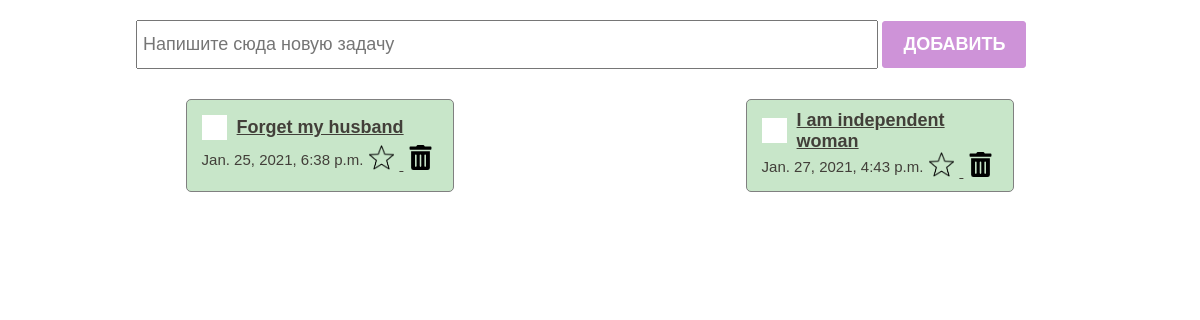
/test, run on the app's committed database.
### main/models.py (models this page shows)
class ToDo(models.Model):
 text = models.CharField(max_length=100)
 created_at = models.DateTimeField(auto_now_add=True)
 is_closed = models.BooleanField(default=False)
 is_favourite = models.BooleanField(default=False)

### main/views.py (the view)
# urls.py: path('test', test, name="test"),
def test(request):
  todo_list = ToDo.objects.all()
  return render(request, "test.html", {"todo_list":todo_list})

### main/templates/test.html (shortened to what this page needs)
{% load static%}
<!DOCTYPE html>
<html lang="en">
<head>
  <link rel="stylesheet" href="{% static 'styles.css'%}">
  <link rel="stylesheet" href="{% static 'checkbox.css'%}">
</head>
<body>
  <section>
    <div class="createContainer">
      <form action="{%url 'add-todo'%}" method="POST">
          <input class="creatInput" type="text" placeholder="Напишите сюда новую задачу" name="todo_text">
          <button class="creatBtn">Добавить</button>
      </form>
    </div>
    <div class="toDoContainer">
      {% for todo in todo_list %}
       <div class="toDoItem
       ">
          <div class="toDoItemHeader">
             <label class="checkBoxContainer">
               <span class="checkMark"></span>
             </label>
             <h4><a href="{% url 'close-todo' todo.id %}"> {{todo.text}} </a></h4>
          </div>
          <div class="toDoItemFooter">
            <p>{{todo.created_at}}</p>
            <div class="actionBtns">
              {% if todo.is_favourite %}
                <a href="{% url 'mark-todo' todo.id %}">
                  <img src="{% static  'images/star.png'%}" alt="">
                </a>
              {%else%}
                <a href="{% url 'mark-todo' todo.id %}">
                  <img src="{% static  'images/uncolor-star.png'%}" alt="">
                </a>
              {%endif%}
                <a href="{% url 'delete-todo' todo.id %}">
                    <img src="{% static  'images/trash-alt-solid.svg'%}" alt="">
                </a>
            </div>
          </div>
       </div>
       {%endfor%}
       </div>
  </section>
</body>
</html>

### main/static/styles.css (style rules this page uses)
* { box-sizing: border-box; margin: 0; padding: 0; color: rgb(66, 63, 57); }
section { width: 100%; padding: 20px; display: flex; flex-direction: column; align-items: center; }
.createContainer { width: 80%; }
.creatInput { padding: 12px 5px; font-size: 18px; width: 80%; }
.creatBtn { padding: 12px 20px; background-color: #ce93d8; border: 1px solid #ce93d8; color: white; font-size: 18px; text-transform: uppercase; font-weight:bold; border-radius: 3px; cursor: pointer; }
.toDoContainer { padding: 30px 20px; display: flex; justify-content: space-around; flex-wrap: wrap; width: 100%; }
.toDoItem { border: 1px solid gray; border-radius: 5px; width: 24%; padding: 10px 15px; background-color: #c8e6c9; margin-bottom: 20px; }
.toDoItemHeader { display: flex; align-items: center; min-height: 35px; }
.toDoItemHeader h4 { font-size: 18px; font-family: sans-serif; text-decoration: none; }
.toDoItemFooter p { font-size: 15px; font-family: sans-serif; }
.toDoItemFooter { display: flex; justify-content: space-between; align-items: center; flex-direction: row; }
.toDoItemFooter img { width: 25px; height: 25px; margin: 0 5px; cursor: pointer; }

### main/static/checkbox.css (style rules this page uses)
.checkBoxContainer { display: block; position:relative; padding-left: 35px; margin-bottom: 12px; cursor: pointer; font-size: 12px; -webkit-user-select: none; -moz-user-select: none; -ms-user-select: none; user-select: none; }
.checkMark { position: absolute; top: -7px; left: 0; height: 25px; width: 25px; background-color: rgb(255, 255, 255); }
.checkMark::after { content: ""; position: absolute; display: none; }

### data on the page
ToDo: text "Forget my husband", created_at "Jan. 25, 2021, 6:38 p.m.", is_favourite False (drawn)
ToDo: text "I am independent woman", created_at "Jan. 27, 2021, 4:43 p.m.", is_favourite False (drawn)
